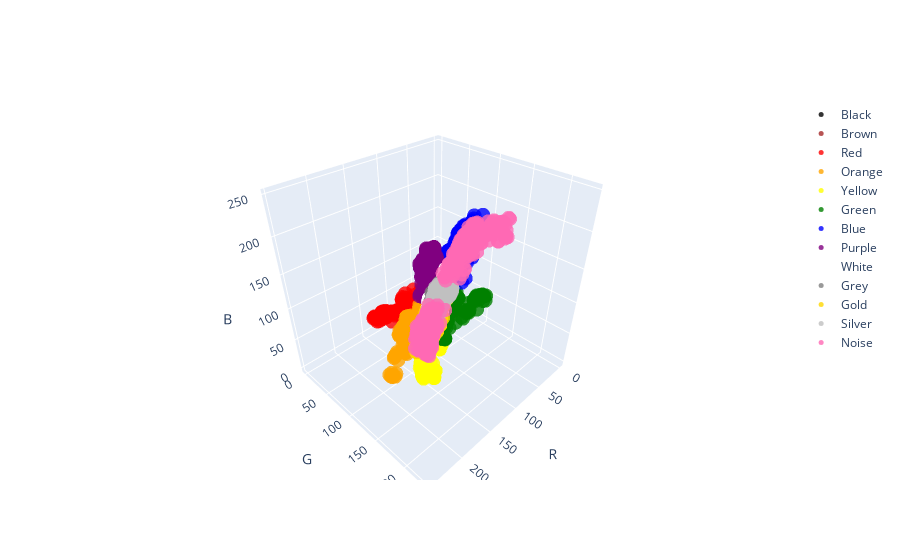

Source (notebook cell):
### Code cell
fig = go.Figure()

label_colors = {
    'Black' : 'black',
    'Brown' : 'brown',
    'Red' : 'red',
    'Orange' : 'orange',
    'Yellow' : 'yellow',
    'Green': 'green',
    'Blue': 'blue',
    'Purple': 'purple',
    'White' : 'white',
    'Grey': 'grey',
    'Gold': 'gold',
    'Silver': 'silver',
    'Noise': 'hotpink'
}
# Add trace for each label
for label, color in label_colors.items():
    label_df = df[df['label'] == label]
    fig.add_trace(go.Scatter3d(
        x=label_df['R'],
        y=label_df['G'],
        z=label_df['B'],
        mode='markers',
        marker=dict(size=5, color=label_colors[label], opacity=0.8),
        name=label
    ))
    
# Set axis labels
fig.update_layout(scene=dict(xaxis_title='R', yaxis_title='G', zaxis_title='B'))

# Show the plot
fig.show()

### Figure 1 — Plotly figure (JSON) as saved in the notebook; plotly's stock layout.template omitted (floating-point values rounded to 4 significant figures; data arrays with more than 128 entries replaced by an {"elided": "..."} marker saying what was removed)
{"data": [{"marker": {"color": "black", "opacity": 0.8, "size": 5}, "mode": "markers", "name": "Black", "type": "scatter3d", "x": {"elided": "353 int values"}, "y": {"elided": "353 int values"}, "z": {"elided": "353 int values"}}, {"marker": {"color": "brown", "opacity": 0.8, "size": 5}, "mode": "markers", "name": "Brown", "type": "scatter3d", "x": {"elided": "538 int values"}, "y": {"elided": "538 int values"}, "z": {"elided": "538 int values"}}, {"marker": {"color": "red", "opacity": 0.8, "size": 5}, "mode": "markers", "name": "Red", "type": "scatter3d", "x": {"elided": "190 int values"}, "y": {"elided": "190 int values"}, "z": {"elided": "190 int values"}}, {"marker": {"color": "orange", "opacity": 0.8, "size": 5}, "mode": "markers", "name": "Orange", "type": "scatter3d", "x": {"elided": "307 int values"}, "y": {"elided": "307 int values"}, "z": {"elided": "307 int values"}}, {"marker": {"color": "yellow", "opacity": 0.8, "size": 5}, "mode": "markers", "name": "Yellow", "type": "scatter3d", "x": {"elided": "184 int values"}, "y": {"elided": "184 int values"}, "z": {"elided": "184 int values"}}, {"marker": {"color": "green", "opacity": 0.8, "size": 5}, "mode": "markers", "name": "Green", "type": "scatter3d", "x": {"elided": "176 int values"}, "y": {"elided": "176 int values"}, "z": {"elided": "176 int values"}}, {"marker": {"color": "blue", "opacity": 0.8, "size": 5}, "mode": "markers", "name": "Blue", "type": "scatter3d", "x": {"elided": "354 int values"}, "y": {"elided": "354 int values"}, "z": {"elided": "354 int values"}}, {"marker": {"color": "purple", "opacity": 0.8, "size": 5}, "mode": "markers", "name": "Purple", "type": "scatter3d", "x": {"elided": "388 int values"}, "y": {"elided": "388 int values"}, "z": {"elided": "388 int values"}}, {"marker": {"color": "white", "opacity": 0.8, "size": 5}, "mode": "markers", "name": "White", "type": "scatter3d", "x": {"elided": "241 int values"}, "y": {"elided": "241 int values"}, "z": {"elided": "241 int values"}}, {"marker": {"color": "grey", "opacity": 0.8, "size": 5}, "mode": "markers", "name": "Grey", "type": "scatter3d", "x": {"elided": "216 int values"}, "y": {"elided": "216 int values"}, "z": {"elided": "216 int values"}}, {"marker": {"color": "gold", "opacity": 0.8, "size": 5}, "mode": "markers", "name": "Gold", "type": "scatter3d", "x": {"elided": "830 int values"}, "y": {"elided": "830 int values"}, "z": {"elided": "830 int values"}}, {"marker": {"color": "silver", "opacity": 0.8, "size": 5}, "mode": "markers", "name": "Silver", "type": "scatter3d", "x": {"elided": "850 int values"}, "y": {"elided": "850 int values"}, "z": {"elided": "850 int values"}}, {"marker": {"color": "hotpink", "opacity": 0.8, "size": 5}, "mode": "markers", "name": "Noise", "type": "scatter3d", "x": {"elided": "722 int values"}, "y": {"elided": "722 int values"}, "z": {"elided": "722 int values"}}], "layout": {"scene": {"xaxis": {"title": {"text": "R"}}, "yaxis": {"title": {"text": "G"}}, "zaxis": {"title": {"text": "B"}}}}}
